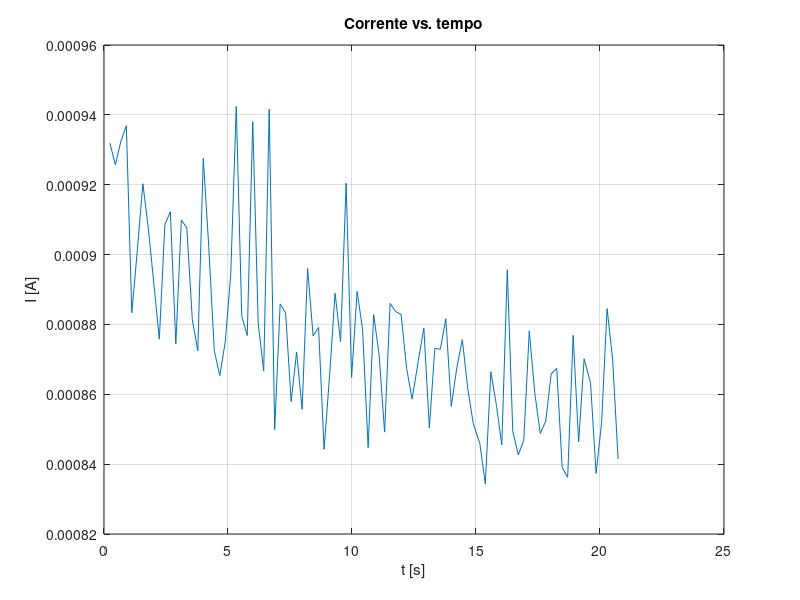
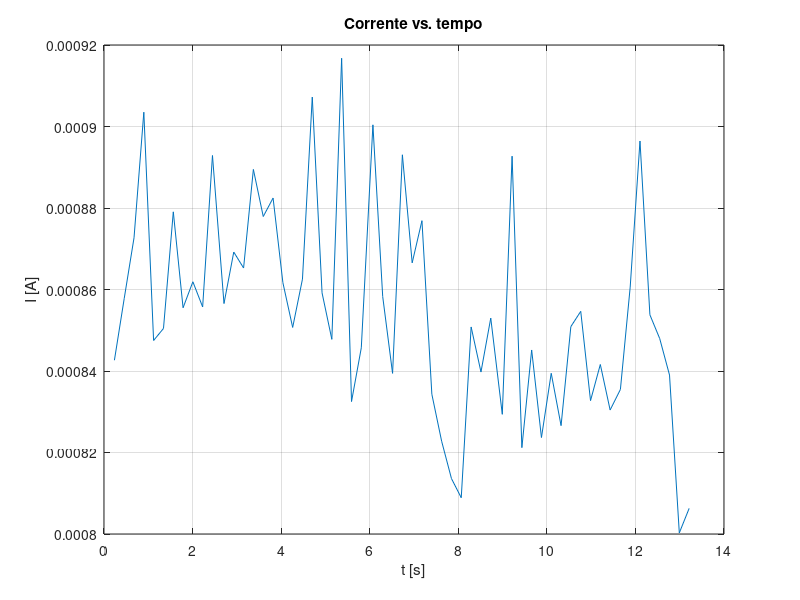
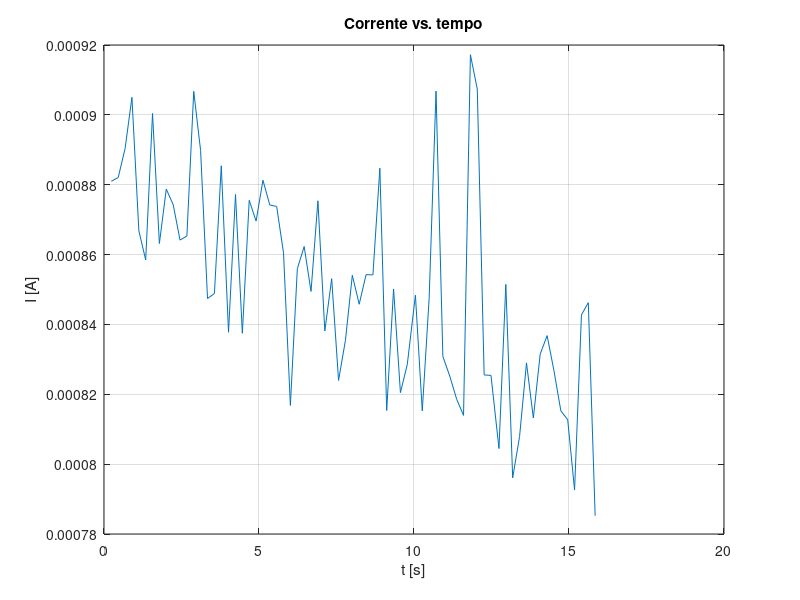
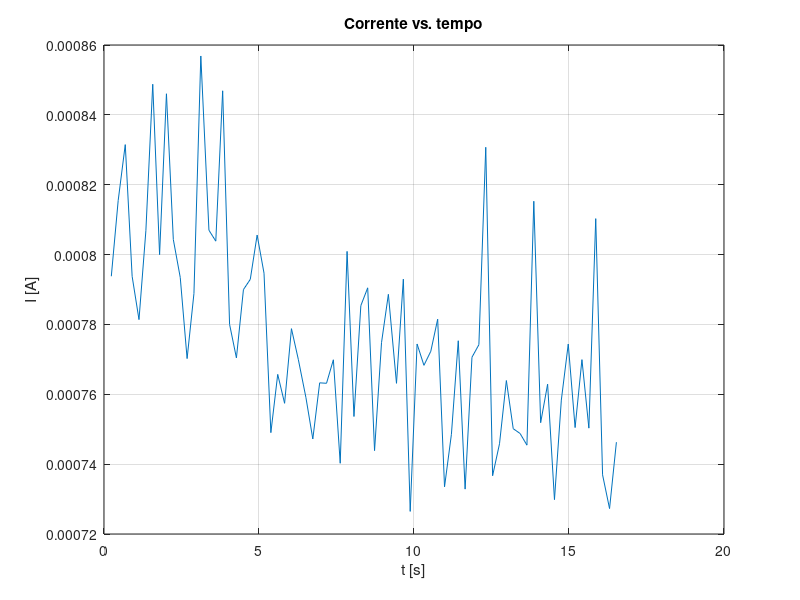

MATLAB code for these plots, in order:
% Graficos protoboard

clc;
close all;
clear all;

a1 = load('Aquisicao_Demodulacao_Controle.txt');
a2 = load('Aquisicao_Demodulacao_Controle2.txt');
a3 = load('Aquisicao_Demodulacao_Controle3.txt');
a4 = load('Aquisicao_Demodulacao_Controle4.txt');
a5 = load('Aquisicao_Demodulacao_Controle5.txt');
a6 = load('Aquisicao_Demodulacao_Controle6.txt');

% Arquivo 1
figure()
plot(a1(:,2),a1(:,1))
title('Corrente vs. tempo')
xlabel('t [s]')
ylabel('I [A]')
grid()

% Arquivo 2
figure()
plot(a2(:,2),a2(:,1))
title('Corrente vs. tempo')
xlabel('t [s]')
ylabel('I [A]')
grid()

% Arquivo 3
figure()
plot(a3(:,2),a3(:,1))
title('Corrente vs. tempo')
xlabel('t [s]')
ylabel('I [A]')
grid()

% Arquivo 4
figure()
plot(a4(:,2),a4(:,1))
title('Corrente vs. tempo')
xlabel('t [s]')
ylabel('I [A]')
grid()

% Arquivo 5
figure()
plot(a5(:,2),a5(:,1))
title('Corrente vs. tempo')
xlabel('t [s]')
ylabel('I [A]')
grid()

% Arquivo 6
figure()
plot(a6(:,2),a6(:,1))
title('Corrente vs. tempo')
xlabel('t [s]')
ylabel('I [A]')
grid()